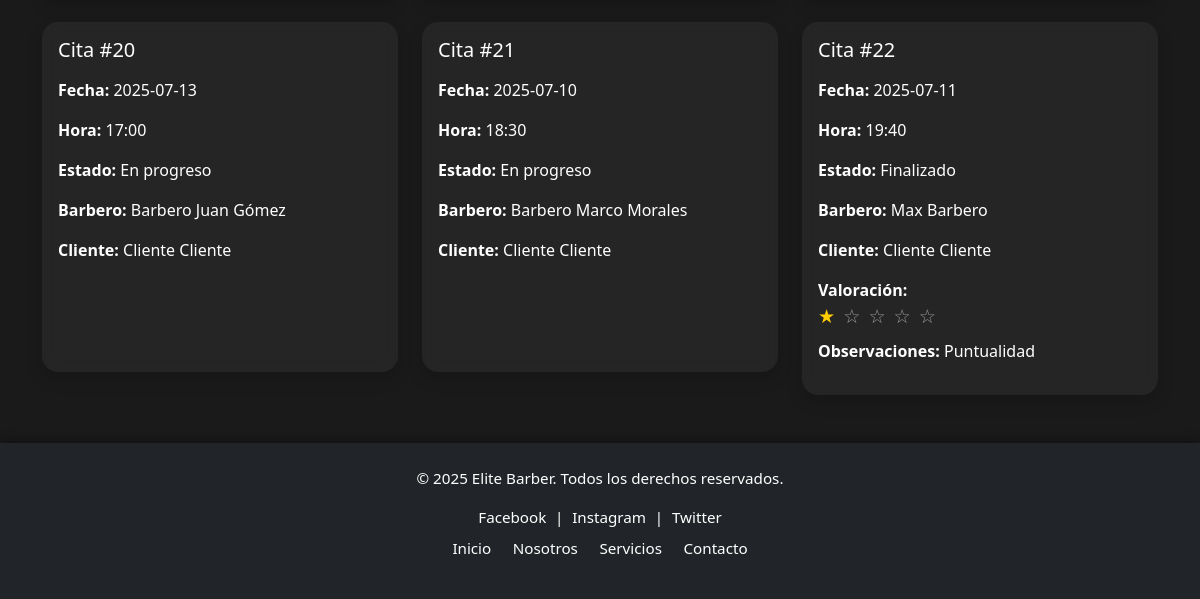
The page /registro_citas/ (lower part) on the database as committed earlier.
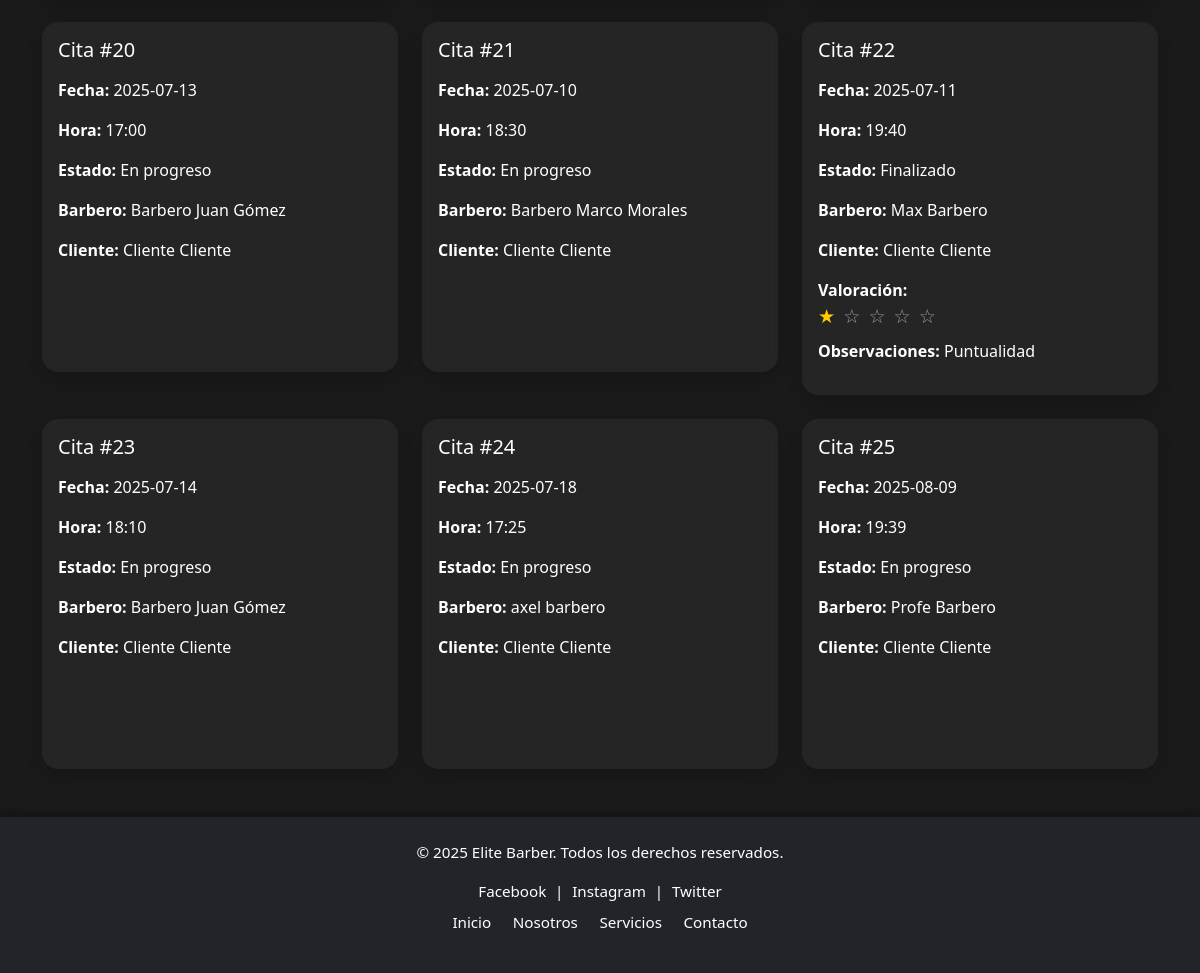
The same page on the database as committed later.
### gestion3/models.py (models this page shows, shortened)
class Cita(models.Model):
    id_cita = models.AutoField(primary_key=True)
    id_cliente = models.ForeignKey(Usuario, on_delete=models.CASCADE, related_name='citas_cliente')
    id_servicio = models.ForeignKey(Servicio, on_delete=models.CASCADE)
    id_estado_cita = models.ForeignKey(EstadoCita, on_delete=models.CASCADE)
    fecha_cita = models.DateField()
    hora_cita = models.TimeField()

class EstadoCita(models.Model):
    id_estado_cita = models.AutoField(primary_key=True)
    ESTADO_CITA_CHOICES = [
        ('En progreso', 'En progreso'),
        ('Finalizado', 'Finalizado'),
        ('Cancelado', 'Cancelado'),
    ]
    estado_cita = models.CharField(max_length=20, choices=ESTADO_CITA_CHOICES)

class Servicio(models.Model):
    id_servicio = models.AutoField(primary_key=True)
    id_usuario = models.ForeignKey(Usuario, on_delete=models.CASCADE)
    id_subservicio = models.ForeignKey(SubServicio, on_delete=models.CASCADE)
    descripcion = models.TextField(null=True, blank=True)
    duracion_minutos = models.PositiveIntegerField()
    precio = models.FloatField()

class Usuario(models.Model):
    id_usuario = models.AutoField(primary_key=True)
    id_tipo_usuario = models.ForeignKey(TipoUsuario, on_delete=models.CASCADE)
    nombre = models.CharField(max_length=100)
    apellido = models.CharField(max_length=100)
    telefono = models.CharField(max_length=20, null=True, blank=True)
    correo = models.EmailField(null=True, blank=True)
    contraseña_hash = models.CharField(max_length=255)
    descripcion_usuario = models.TextField(null=True, blank=True)
    imagen = models.ImageField(upload_to='usuarios/', null=True, blank=True)
    id_estado_usuario = models.ForeignKey(EstadoUsuario, on_delete=models.CASCADE)

### gestion3/views.py (the view)
# urls.py: path('registro_citas/', views.registro_citas, name='registro_citas'),
def registro_citas(request):
    citas = Cita.objects.all()
    citas_con_valoracion = []
    for cita in citas:
        observaciones = ValoracionObservacion.objects.filter(id_cita=cita)
        if observaciones.exists():
            valoracion = observaciones.first().valoracion
            observaciones_list = [obs.id_observacion.nombre_observacion for obs in observaciones]
        else:
            valoracion = None
            observaciones_list = []
        citas_con_valoracion.append({
            'cita': cita,
            'valoracion': valoracion,
            'observaciones': observaciones_list
        })
    return render(request, 'gestion3/registro_citas.html', {
        'citas_con_valoracion': citas_con_valoracion
    })

### gestion3/context_processors.py (called while the page is built)
def tipo_usuario_context(request):
    tipo_usuario = None
    if request.session.get('usuario_id'):
        try:
            usuario = Usuario.objects.get(id_usuario=request.session['usuario_id'])
            tipo_usuario = usuario.id_tipo_usuario.tipo
        except Usuario.DoesNotExist:
            pass
    return {'tipo_usuario': tipo_usuario}

### gestion3/templates/gestion3/registro_citas.html (shortened to what this page needs)
{% load static %}
<!DOCTYPE html>
<html lang="es">
<head>
  <link href="https://cdn.jsdelivr.net/npm/bootstrap@5.3.0/dist/css/bootstrap.min.css" rel="stylesheet" />
  <link rel="stylesheet" href="{% static 'gestion3/css/nav.css' %}" />
  <link rel="stylesheet" href="{% static 'gestion3/css/historial_citas.css' %}" />
</head>
<body>
{% include 'gestion3/nav.html' %}
<main class="container py-5">
  <div class="row g-4" id="contenedor-citas">
    {% for item in citas_con_valoracion %}
      <div class="col-md-6 col-lg-4 cita-item"
           data-barbero="{{ item.cita.id_servicio.id_usuario.nombre }} {{ item.cita.id_servicio.id_usuario.apellido }}"
           data-cliente="{{ item.cita.id_cliente.nombre }} {{ item.cita.id_cliente.apellido }}"
           data-fecha="{{ item.cita.fecha_cita }}"
           data-estado="{{ item.cita.id_estado_cita.estado_cita }}">
        <div class="card cita-card shadow {% if item.cita.id_estado_cita.estado_cita == 'Finalizado' %}finalizada{% elif item.cita.id_estado_cita.estado_cita == 'Cancelado' %}rechazada{% else %}activa{% endif %}">
          <div class="card-body">
            <h5 class="card-title mb-3">Cita #{{ item.cita.id_cita }}</h5>
            <p><strong>Fecha:</strong> {{ item.cita.fecha_cita|date:"Y-m-d" }}</p>
            <p><strong>Hora:</strong> {{ item.cita.hora_cita }}</p>
            <p><strong>Estado:</strong> {{ item.cita.id_estado_cita.estado_cita }}</p>
            <p><strong>Barbero:</strong> {{ item.cita.id_servicio.id_usuario.nombre }} {{ item.cita.id_servicio.id_usuario.apellido }}</p>
            <p><strong>Cliente:</strong> {{ item.cita.id_cliente.nombre }} {{ item.cita.id_cliente.apellido }}</p>
            {% if item.valoracion %}
              <div class="mt-3">
                <strong>Valoración:</strong>
                <div class="estrellas">
                  {% for i in "12345" %}
                    {% if forloop.counter <= item.valoracion %}
                      <span class="estrella llena">&#9733;</span>
                    {% else %}
                      <span class="estrella vacia">&#9734;</span>
                    {% endif %}
                  {% endfor %}
                </div>
                <p class="mt-2"><strong>Observaciones:</strong> {{ item.observaciones|join:", " }}</p>
              </div>
            {% endif %}
          </div>
        </div>
      </div>
    {% empty %}
      <div class="col-12 text-center">
        <p class="text-muted fs-5">No hay citas registradas.</p>
      </div>
    {% endfor %}
  </div>
</main>
{% include 'gestion3/footer.html' %}
</body>
</html>

Rows that differ between the two databases and show on the page:
added Cita: cita.id_cita "23", cita.fecha_cita "2025-07-14", cita.hora_cita "18:10", cita.id_estado_cita.estado_cita "En progreso", cita.id_servicio.id_usuario.nombre "Barbero Juan", cita.id_servicio.id_usuario.apellido "Gómez", cita.id_cliente.nombre "Cliente", cita.id_cliente.apellido "Cliente"
added Cita: cita.id_cita "24", cita.fecha_cita "2025-07-18", cita.hora_cita "17:25", cita.id_estado_cita.estado_cita "En progreso", cita.id_servicio.id_usuario.nombre "axel", cita.id_servicio.id_usuario.apellido "barbero", cita.id_cliente.nombre "Cliente", cita.id_cliente.apellido "Cliente"
added Cita: cita.id_cita "25", cita.fecha_cita "2025-08-09", cita.hora_cita "19:39", cita.id_estado_cita.estado_cita "En progreso", cita.id_servicio.id_usuario.nombre "Profe", cita.id_servicio.id_usuario.apellido "Barbero", cita.id_cliente.nombre "Cliente", cita.id_cliente.apellido "Cliente"
